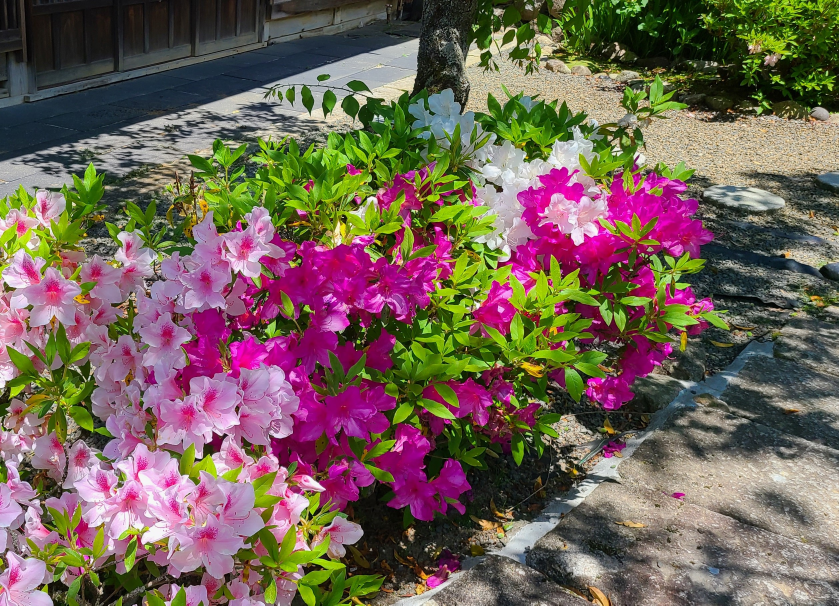
#> input picture Chapter03/TEST/image_00.jpg, 2516 x 1816 px (shown at 1/3 size)
$ python numpy_pillow_time.py
#> lines starting #> are read from the running program, lines starting #| are printed output that depends on the picture
# -*- coding: utf-8 -*-
import numpy as np
import matplotlib.pyplot as plt
from PIL import Image, ImageOps
import time

# File path(測定対象の画像ファイルのパス)
file_path = '../Chapter03/TEST/image_00.jpg'
print('=== Pillow ===')
print('-----------------')
# 画像リード
t0 = time.perf_counter()
pil_org = Image.open(file_path)
#> pil_org is the input picture: PIL image 2516x1816 RGB; mean R, G, B 115.2, 97.9, 87.7
t1 = time.perf_counter()
print(f' Read:\t{(t1-t0)*1e6:.1f} us')
# リサイズ
t0 = time.perf_counter()
pil_resize = pil_org.resize((300, 300))
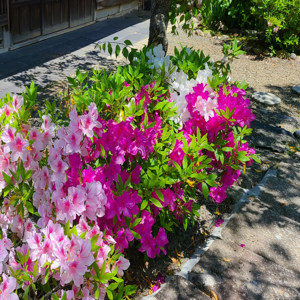
#> pil_resize: PIL image 300x300 RGB; mean R, G, B 115.2, 98, 87.7
t1 = time.perf_counter()
print(f' リサイズ:\t{(t1-t0)*1e6:.1f} us')
print('-----------------')
# 回転
t0 = time.perf_counter()
pil_rot = pil_org.rotate(90)
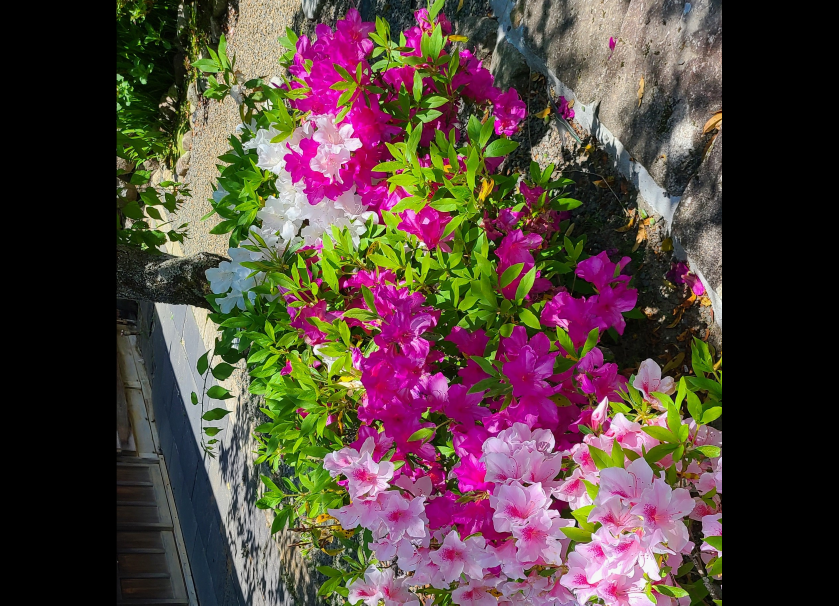
#> pil_rot: PIL image 2516x1816 RGB (shown at 1/3 size); mean R, G, B 84.4, 68.2, 62.2
t1 = time.perf_counter()
print(f' 回転:\t{(t1-t0)*1e6:.1f} us')
# 左右反転
t0 = time.perf_counter()
pil_flip = ImageOps.mirror(pil_org)
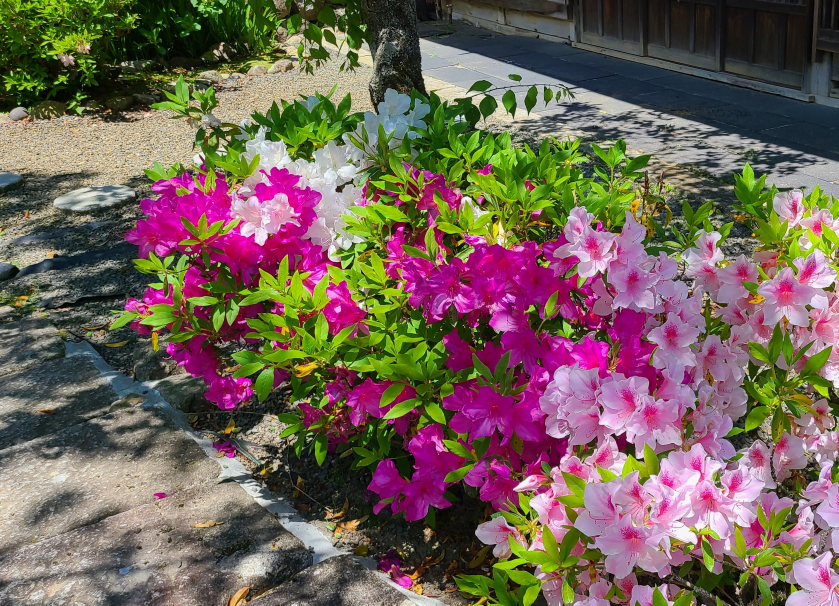
#> pil_flip: PIL image 2516x1816 RGB (shown at 1/3 size); mean R, G, B 115.2, 97.9, 87.7
t1 = time.perf_counter()
print(f' 左右反転:\t{(t1-t0)*1e6:.1f} us')
# クロップ
t0 = time.perf_counter()
pil_crop = pil_org.crop((500, 500, 500+500, 500+500))
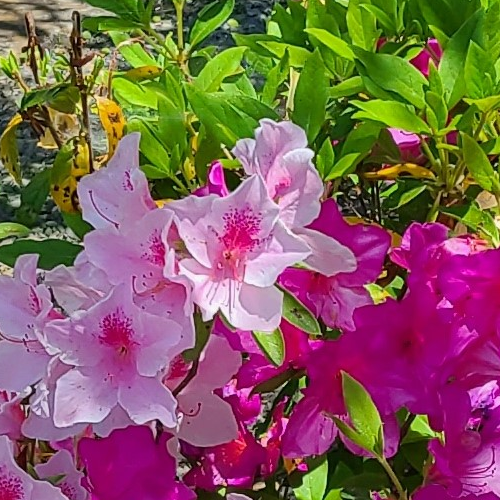
#> pil_crop: PIL image 500x500 RGB; mean R, G, B 130.3, 93.3, 90
t1 = time.perf_counter()
print(f' クロップ:\t{(t1-t0)*1e6:.1f} us')

print('\n=== Numpy ===')
print('-----------------')
# Numpy変換
t0 = time.perf_counter()
np_org  = np.array(pil_org)
t1 = time.perf_counter()
print(f' Numpy変換:\t{(t1-t0)*1e6:.1f} us')
# PIL変換
t0 = time.perf_counter()
pil_org  = Image.fromarray(np_org)
t1 = time.perf_counter()
print(f' PIL変換:\t{(t1-t0)*1e6:.1f} us')
print('-----------------')
# 回転
t0 = time.perf_counter()
np_rot  = np.rot90(np_org, 1)
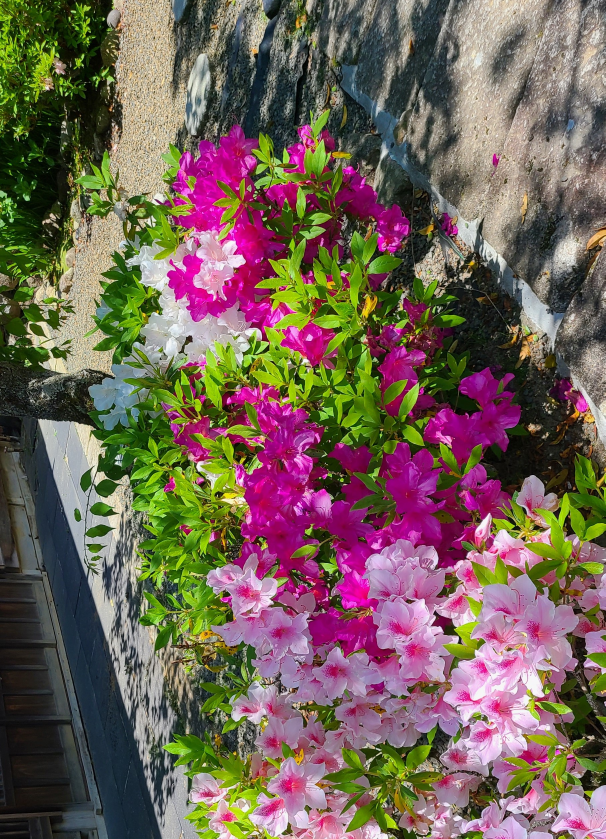
#> np_rot: shape (2516, 1816, 3) (shown at 1/3 size); mean R, G, B 115.2, 97.9, 87.7
t1 = time.perf_counter()
print(f' 回転:\t{(t1-t0)*1e6:.1f} us')
# 左右反転
t0 = time.perf_counter()
np_flip  = np.flip(np_org, axis=1)
t1 = time.perf_counter()
print(f' 左右反転:\t{(t1-t0)*1e6:.1f} us')
# クロップ
t0 = time.perf_counter()
np_crop  = np_org[500:1000,500:1000,:]
t1 = time.perf_counter()
print(f' クロップ:\t{(t1-t0)*1e6:.1f} us')
